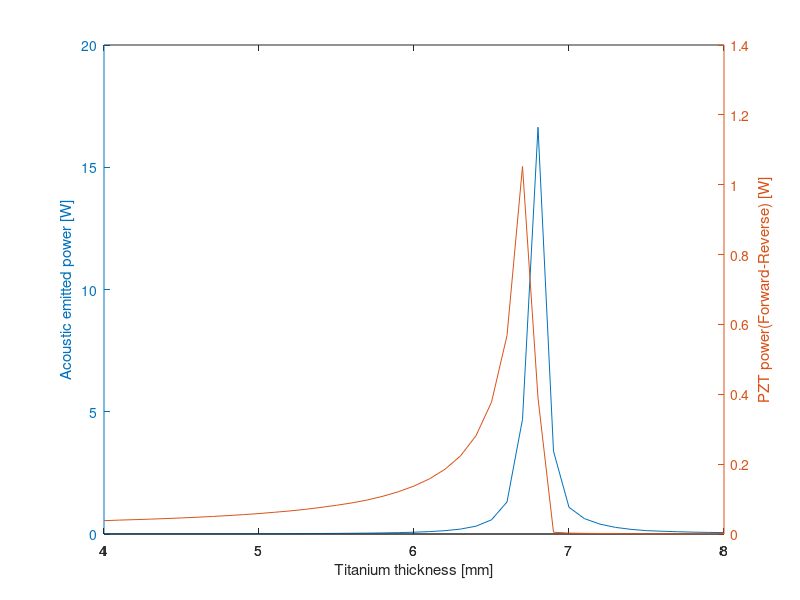
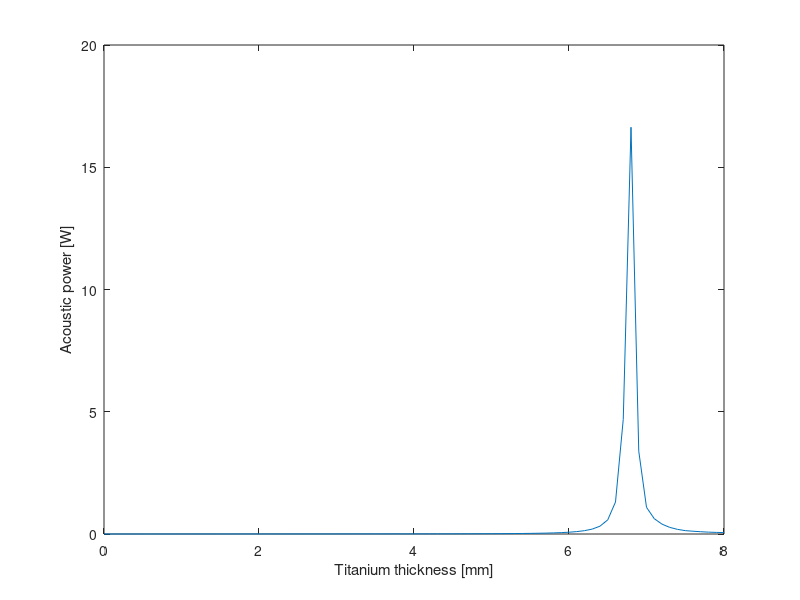
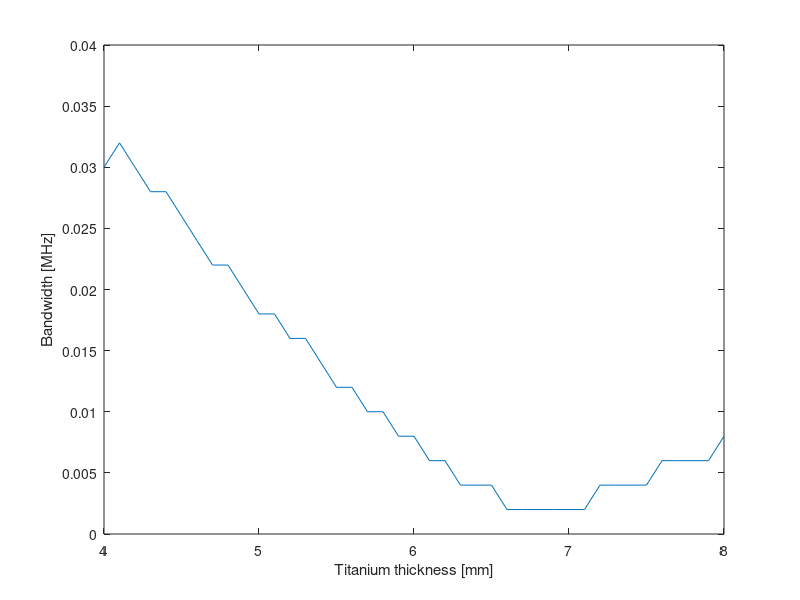
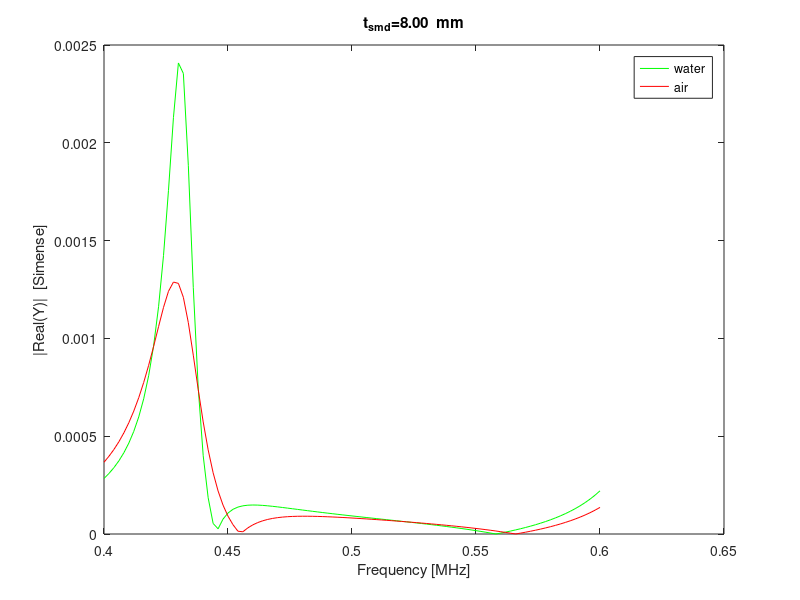

These figures' MATLAB source, in order:
%Script to find best thickness of protective layer for optimum transmission of ultrasound, given the requested frequency and the properties of the protective layer
%Layers assumed in the current calculation: PZT- Titanium - water
%Cite the paper: Titanium made ultrasonic reactor with 500KHz resonance
%Written by Shahar Seifer
%(C) copyright 2019, Shahar Seifer

%Code run once to solve symbolically the system of equations
%coefficients of A B C D E and right side of equation
%sym mat matsq d
%mat(1,:)=sym('[-i*k_pzt i*k_pzt,  0,  0,  0,  V*d33/t_pzt]');
%mat(2,:)=sym('[exp(-i*k_pzt*t_pzt),  exp(i*k_pzt*t_pzt),  -exp(-i*k_smd*t_pzt),  -exp(i*k_smd*t_pzt),  0,  0]');
%mat(3,:)=sym('[-i*k_pzt*exp(-i*k_pzt*t_pzt)/s33_pzt,  i*k_pzt*exp(i*k_pzt*t_pzt)/s33_pzt,  i*k_smd*exp(-i*k_smd*t_pzt)/s33_smd,  -i*k_smd*exp(i*k_smd*t_pzt)/s33_smd,  0,  d33*V/t_pzt]'); 
%mat(4,:)=sym('[0,  0,  -i*k_smd*exp(-i*k_smd*(t_pzt+t_smd))/s33_smd,  i*k_smd*exp(i*k_smd*(t_pzt+t_smd))/s33_smd,  +i*k_water*exp(-i*k_water*(t_pzt+t_smd))/s33_water,  0]');
%mat(5,:)=sym('[0,  0,  exp(-i*k_smd*(t_pzt+t_smd)),  exp(i*k_smd*(t_pzt+t_smd)),  -exp(-i*k_water*(t_pzt+t_smd)),  0]');
%matsq=mat(1:5,1:5);
%d=mat(1:5,6);
%ABCDE=matsq^(-1)*d;
%abcde=simplify(ABCDE);
%The result found:
%abcde =
% 
% (V*d33*(k_pzt*k_water*s33_smd^2*exp(k_pzt*t_pzt*2*i + k_smd*t_smd*2*i)*i + k_smd^2*s33_pzt*s33_water*exp(k_pzt*t_pzt*2*i + k_smd*t_smd*2*i)*i - k_pzt*k_water*s33_smd^2*exp(k_pzt*t_pzt*2*i)*i - k_smd^2*s33_pzt*s33_water*exp(k_pzt*t_pzt*2*i)*i + k_pzt*k_water*s33_smd^2*s33_pzt*exp(k_pzt*t_pzt*i)*i + k_pzt*k_smd*s33_smd*s33_water*exp(k_pzt*t_pzt*2*i + k_smd*t_smd*2*i)*i + k_smd*k_water*s33_smd*s33_pzt*exp(k_pzt*t_pzt*2*i + k_smd*t_smd*2*i)*i - k_pzt*k_water*s33_smd^2*s33_pzt*exp(k_pzt*t_pzt*i + k_smd*t_smd*2*i)*i + k_pzt*k_smd*s33_smd*s33_water*exp(k_pzt*t_pzt*2*i)*i + k_smd*k_water*s33_smd*s33_pzt*exp(k_pzt*t_pzt*2*i)*i - k_pzt*k_smd*s33_smd*s33_pzt*s33_water*exp(k_pzt*t_pzt*i)*i - k_pzt*k_smd*s33_smd*s33_pzt*s33_water*exp(k_pzt*t_pzt*i + k_smd*t_smd*2*i)*i))/(k_pzt*t_pzt*(k_pzt*k_water*s33_smd^2 - k_smd^2*s33_pzt*s33_water - k_pzt*k_smd*s33_smd*s33_water + k_smd*k_water*s33_smd*s33_pzt + k_pzt*k_water*s33_smd^2*exp(k_pzt*t_pzt*2*i + k_smd*t_smd*2*i) + k_smd^2*s33_pzt*s33_water*exp(k_pzt*t_pzt*2*i + k_smd*t_smd*2*i) - k_pzt*k_water*s33_smd^2*exp(k_pzt*t_pzt*2*i) - k_pzt*k_water*s33_smd^2*exp(k_smd*t_smd*2*i) - k_smd^2*s33_pzt*s33_water*exp(k_pzt*t_pzt*2*i) + k_smd^2*s33_pzt*s33_water*exp(k_smd*t_smd*2*i) + k_pzt*k_smd*s33_smd*s33_water*exp(k_pzt*t_pzt*2*i + k_smd*t_smd*2*i) + k_smd*k_water*s33_smd*s33_pzt*exp(k_pzt*t_pzt*2*i + k_smd*t_smd*2*i) + k_pzt*k_smd*s33_smd*s33_water*exp(k_pzt*t_pzt*2*i) - k_pzt*k_smd*s33_smd*s33_water*exp(k_smd*t_smd*2*i) + k_smd*k_water*s33_smd*s33_pzt*exp(k_pzt*t_pzt*2*i) + k_smd*k_water*s33_smd*s33_pzt*exp(k_smd*t_smd*2*i)))
% -(V*d33*(k_pzt*k_water*s33_smd^2*i - k_smd^2*s33_pzt*s33_water*i - k_pzt*k_smd*s33_smd*s33_water*i + k_smd*k_water*s33_smd*s33_pzt*i - k_pzt*k_water*s33_smd^2*exp(k_smd*t_smd*2*i)*i + k_smd^2*s33_pzt*s33_water*exp(k_smd*t_smd*2*i)*i - k_pzt*k_water*s33_smd^2*s33_pzt*exp(k_pzt*t_pzt*i)*i + k_pzt*k_water*s33_smd^2*s33_pzt*exp(k_pzt*t_pzt*i + k_smd*t_smd*2*i)*i - k_pzt*k_smd*s33_smd*s33_water*exp(k_smd*t_smd*2*i)*i + k_smd*k_water*s33_smd*s33_pzt*exp(k_smd*t_smd*2*i)*i + k_pzt*k_smd*s33_smd*s33_pzt*s33_water*exp(k_pzt*t_pzt*i)*i + k_pzt*k_smd*s33_smd*s33_pzt*s33_water*exp(k_pzt*t_pzt*i + k_smd*t_smd*2*i)*i))/(k_pzt*t_pzt*(k_pzt*k_water*s33_smd^2 - k_smd^2*s33_pzt*s33_water - k_pzt*k_smd*s33_smd*s33_water + k_smd*k_water*s33_smd*s33_pzt + k_pzt*k_water*s33_smd^2*exp(k_pzt*t_pzt*2*i + k_smd*t_smd*2*i) + k_smd^2*s33_pzt*s33_water*exp(k_pzt*t_pzt*2*i + k_smd*t_smd*2*i) - k_pzt*k_water*s33_smd^2*exp(k_pzt*t_pzt*2*i) - k_pzt*k_water*s33_smd^2*exp(k_smd*t_smd*2*i) - k_smd^2*s33_pzt*s33_water*exp(k_pzt*t_pzt*2*i) + k_smd^2*s33_pzt*s33_water*exp(k_smd*t_smd*2*i) + k_pzt*k_smd*s33_smd*s33_water*exp(k_pzt*t_pzt*2*i + k_smd*t_smd*2*i) + k_smd*k_water*s33_smd*s33_pzt*exp(k_pzt*t_pzt*2*i + k_smd*t_smd*2*i) + k_pzt*k_smd*s33_smd*s33_water*exp(k_pzt*t_pzt*2*i) - k_pzt*k_smd*s33_smd*s33_water*exp(k_smd*t_smd*2*i) + k_smd*k_water*s33_smd*s33_pzt*exp(k_pzt*t_pzt*2*i) + k_smd*k_water*s33_smd*s33_pzt*exp(k_smd*t_smd*2*i)))
% -(V*d33*s33_smd*(k_smd*s33_water + k_water*s33_smd)*(- 2*exp(k_pzt*t_pzt*i + k_smd*t_pzt*i + k_smd*t_smd*2*i) + s33_pzt*exp(k_smd*(t_pzt*i + t_smd*2*i)) + s33_pzt*exp(k_pzt*t_pzt*2*i + k_smd*t_pzt*i + k_smd*t_smd*2*i))*i)/(k_pzt*k_water*s33_smd^2*t_pzt - k_smd^2*s33_pzt*s33_water*t_pzt - k_pzt*k_water*s33_smd^2*t_pzt*exp(k_pzt*t_pzt*2*i) - k_pzt*k_water*s33_smd^2*t_pzt*exp(k_smd*t_smd*2*i) - k_smd^2*s33_pzt*s33_water*t_pzt*exp(k_pzt*t_pzt*2*i) + k_smd^2*s33_pzt*s33_water*t_pzt*exp(k_smd*t_smd*2*i) - k_pzt*k_smd*s33_smd*s33_water*t_pzt + k_smd*k_water*s33_smd*s33_pzt*t_pzt + k_pzt*k_water*s33_smd^2*t_pzt*exp(k_pzt*t_pzt*2*i + k_smd*t_smd*2*i) + k_smd^2*s33_pzt*s33_water*t_pzt*exp(k_pzt*t_pzt*2*i + k_smd*t_smd*2*i) + k_pzt*k_smd*s33_smd*s33_water*t_pzt*exp(k_pzt*t_pzt*2*i) - k_pzt*k_smd*s33_smd*s33_water*t_pzt*exp(k_smd*t_smd*2*i) + k_smd*k_water*s33_smd*s33_pzt*t_pzt*exp(k_pzt*t_pzt*2*i) + k_smd*k_water*s33_smd*s33_pzt*t_pzt*exp(k_smd*t_smd*2*i) + k_pzt*k_smd*s33_smd*s33_water*t_pzt*exp(k_pzt*t_pzt*2*i + k_smd*t_smd*2*i) + k_smd*k_water*s33_smd*s33_pzt*t_pzt*exp(k_pzt*t_pzt*2*i + k_smd*t_smd*2*i))
% (V*d33*k_water*s33_smd^2*s33_pzt*i - V*d33*k_water*s33_smd^2*exp(k_pzt*t_pzt*i)*2*i + V*d33*k_smd*s33_smd*s33_water*exp(k_pzt*t_pzt*i)*2*i + V*d33*k_water*s33_smd^2*s33_pzt*exp(k_pzt*t_pzt*2*i)*i - V*d33*k_smd*s33_smd*s33_pzt*s33_water*i - V*d33*k_smd*s33_smd*s33_pzt*s33_water*exp(k_pzt*t_pzt*2*i)*i)/(k_pzt*k_water*s33_smd^2*t_pzt*exp(k_smd*t_pzt*i) - k_smd^2*s33_pzt*s33_water*t_pzt*exp(k_smd*t_pzt*i) - k_pzt*k_smd*s33_smd*s33_water*t_pzt*exp(k_smd*t_pzt*i) + k_smd*k_water*s33_smd*s33_pzt*t_pzt*exp(k_smd*t_pzt*i) - k_pzt*k_water*s33_smd^2*t_pzt*exp(k_pzt*t_pzt*2*i)*exp(k_smd*t_pzt*i) - k_pzt*k_water*s33_smd^2*t_pzt*exp(k_smd*t_pzt*i)*exp(k_smd*t_smd*2*i) - k_smd^2*s33_pzt*s33_water*t_pzt*exp(k_pzt*t_pzt*2*i)*exp(k_smd*t_pzt*i) + k_smd^2*s33_pzt*s33_water*t_pzt*exp(k_smd*t_pzt*i)*exp(k_smd*t_smd*2*i) + k_pzt*k_water*s33_smd^2*t_pzt*exp(k_pzt*t_pzt*2*i)*exp(k_smd*t_pzt*i)*exp(k_smd*t_smd*2*i) + k_smd^2*s33_pzt*s33_water*t_pzt*exp(k_pzt*t_pzt*2*i)*exp(k_smd*t_pzt*i)*exp(k_smd*t_smd*2*i) + k_pzt*k_smd*s33_smd*s33_water*t_pzt*exp(k_pzt*t_pzt*2*i)*exp(k_smd*t_pzt*i) - k_pzt*k_smd*s33_smd*s33_water*t_pzt*exp(k_smd*t_pzt*i)*exp(k_smd*t_smd*2*i) + k_smd*k_water*s33_smd*s33_pzt*t_pzt*exp(k_pzt*t_pzt*2*i)*exp(k_smd*t_pzt*i) + k_smd*k_water*s33_smd*s33_pzt*t_pzt*exp(k_smd*t_pzt*i)*exp(k_smd*t_smd*2*i) + k_pzt*k_smd*s33_smd*s33_water*t_pzt*exp(k_pzt*t_pzt*2*i)*exp(k_smd*t_pzt*i)*exp(k_smd*t_smd*2*i) + k_smd*k_water*s33_smd*s33_pzt*t_pzt*exp(k_pzt*t_pzt*2*i)*exp(k_smd*t_pzt*i)*exp(k_smd*t_smd*2*i))
%  -(V*d33*k_smd*s33_smd*s33_pzt*s33_water*exp(k_smd*t_smd*i)*exp(k_water*t_pzt*i)*exp(k_water*t_smd*i)*2*i - V*d33*k_smd*s33_smd*s33_water*exp(k_pzt*t_pzt*i)*exp(k_smd*t_smd*i)*exp(k_water*t_pzt*i)*exp(k_water*t_smd*i)*4*i + V*d33*k_smd*s33_smd*s33_pzt*s33_water*exp(k_pzt*t_pzt*2*i)*exp(k_smd*t_smd*i)*exp(k_water*t_pzt*i)*exp(k_water*t_smd*i)*2*i)/(k_pzt*k_water*s33_smd^2*t_pzt - k_smd^2*s33_pzt*s33_water*t_pzt - k_pzt*k_water*s33_smd^2*t_pzt*exp(k_pzt*t_pzt*2*i) - k_pzt*k_water*s33_smd^2*t_pzt*exp(k_smd*t_smd*2*i) - k_smd^2*s33_pzt*s33_water*t_pzt*exp(k_pzt*t_pzt*2*i) + k_smd^2*s33_pzt*s33_water*t_pzt*exp(k_smd*t_smd*2*i) - k_pzt*k_smd*s33_smd*s33_water*t_pzt + k_smd*k_water*s33_smd*s33_pzt*t_pzt + k_pzt*k_smd*s33_smd*s33_water*t_pzt*exp(k_pzt*t_pzt*2*i) - k_pzt*k_smd*s33_smd*s33_water*t_pzt*exp(k_smd*t_smd*2*i) + k_smd*k_water*s33_smd*s33_pzt*t_pzt*exp(k_pzt*t_pzt*2*i) + k_smd*k_water*s33_smd*s33_pzt*t_pzt*exp(k_smd*t_smd*2*i) + k_pzt*k_water*s33_smd^2*t_pzt*exp(k_pzt*t_pzt*2*i)*exp(k_smd*t_smd*2*i) + k_smd^2*s33_pzt*s33_water*t_pzt*exp(k_pzt*t_pzt*2*i)*exp(k_smd*t_smd*2*i) + k_pzt*k_smd*s33_smd*s33_water*t_pzt*exp(k_pzt*t_pzt*2*i)*exp(k_smd*t_smd*2*i) + k_smd*k_water*s33_smd*s33_pzt*t_pzt*exp(k_pzt*t_pzt*2*i)*exp(k_smd*t_smd*2*i));

%all mks units
t_smd_vect=0.001*(4:0.1:8);
grand_n=0;
grand_acoustic=zeros(size(t_smd_vect));
grand_pzt=zeros(size(t_smd_vect));
grand_peak=zeros(size(t_smd_vect));
grand_bandwidth=zeros(size(t_smd_vect));
for t_smd=t_smd_vect
    grand_n=grand_n+1;
    V=10; %amplitude of electrical voltage
    d33=265*1e-12; %PZT strngth
    eps33=1200*8.85e-12; %dielectric strength in PZT
    e33=sqrt(0.46*16.6*1e10*eps33);%e33=sqrt(kt*c33D*eps33S)
    s33_pzt=14.2*1e-12;
    t_pzt=4.2*1e-3;%4.2mm for 500KHz
    s33_water=1/(2.15e9);  %=1/[bulk modulus], =1/K , in units m^2/Newton.  c=sqrt(K/ro).
    s33_air=1/(1.4e5);
    s33_smd=1/(100e9);  %=1/[bulk modulus], =1/K , in units m^2/Newton. (also the same for young modulus) 
    c_pzt=4220; %Nt*2
    c_water=1480;
    c_air=340;
    ro_smd=4500; %Titanium
    c_smd=6000;%Titanium (Engineering Toolbox)
    As=1e-4; %transducer area in m^2
    ro_water=1000;  %kg/m^3
    ro_air=1.2;%kg/m^3
    ro_pzt=7800;

    n=0;
    freq_vect=(0.4:0.002:0.6);
    Yvect=zeros(size(freq_vect));
    Yvect_air=zeros(size(freq_vect));
    acoustic_power=zeros(size(freq_vect));
    pzt_forward_reverse_power=zeros(size(freq_vect));
    for freq=freq_vect
    %freq- frequency
    n=n+1;    
    k_pzt=(1-0.1i)*2*pi*freq*1000000/c_pzt;
    k_smd=(1+.1i)*2*pi*freq*1000000/c_smd;
    k_water=2*pi*freq*1000000/c_water;
    k_air=2*pi*freq*1000000/c_air;
    omega=2*pi*freq*1000000;
    E= -(V*d33*k_smd*s33_smd*s33_pzt*s33_water*exp(k_smd*t_smd*i)*exp(k_water*t_pzt*i)*exp(k_water*t_smd*i)*2*i - V*d33*k_smd*s33_smd*s33_water*exp(k_pzt*t_pzt*i)*exp(k_smd*t_smd*i)*exp(k_water*t_pzt*i)*exp(k_water*t_smd*i)*4*i + V*d33*k_smd*s33_smd*s33_pzt*s33_water*exp(k_pzt*t_pzt*2*i)*exp(k_smd*t_smd*i)*exp(k_water*t_pzt*i)*exp(k_water*t_smd*i)*2*i)/(k_pzt*k_water*s33_smd^2*t_pzt - k_smd^2*s33_pzt*s33_water*t_pzt - k_pzt*k_water*s33_smd^2*t_pzt*exp(k_pzt*t_pzt*2*i) - k_pzt*k_water*s33_smd^2*t_pzt*exp(k_smd*t_smd*2*i) - k_smd^2*s33_pzt*s33_water*t_pzt*exp(k_pzt*t_pzt*2*i) + k_smd^2*s33_pzt*s33_water*t_pzt*exp(k_smd*t_smd*2*i) - k_pzt*k_smd*s33_smd*s33_water*t_pzt + k_smd*k_water*s33_smd*s33_pzt*t_pzt + k_pzt*k_smd*s33_smd*s33_water*t_pzt*exp(k_pzt*t_pzt*2*i) - k_pzt*k_smd*s33_smd*s33_water*t_pzt*exp(k_smd*t_smd*2*i) + k_smd*k_water*s33_smd*s33_pzt*t_pzt*exp(k_pzt*t_pzt*2*i) + k_smd*k_water*s33_smd*s33_pzt*t_pzt*exp(k_smd*t_smd*2*i) + k_pzt*k_water*s33_smd^2*t_pzt*exp(k_pzt*t_pzt*2*i)*exp(k_smd*t_smd*2*i) + k_smd^2*s33_pzt*s33_water*t_pzt*exp(k_pzt*t_pzt*2*i)*exp(k_smd*t_smd*2*i) + k_pzt*k_smd*s33_smd*s33_water*t_pzt*exp(k_pzt*t_pzt*2*i)*exp(k_smd*t_smd*2*i) + k_smd*k_water*s33_smd*s33_pzt*t_pzt*exp(k_pzt*t_pzt*2*i)*exp(k_smd*t_smd*2*i));
    A=(V*d33*(k_pzt*k_water*s33_smd^2*exp(k_pzt*t_pzt*2*i + k_smd*t_smd*2*i)*i + k_smd^2*s33_pzt*s33_water*exp(k_pzt*t_pzt*2*i + k_smd*t_smd*2*i)*i - k_pzt*k_water*s33_smd^2*exp(k_pzt*t_pzt*2*i)*i - k_smd^2*s33_pzt*s33_water*exp(k_pzt*t_pzt*2*i)*i + k_pzt*k_water*s33_smd^2*s33_pzt*exp(k_pzt*t_pzt*i)*i + k_pzt*k_smd*s33_smd*s33_water*exp(k_pzt*t_pzt*2*i + k_smd*t_smd*2*i)*i + k_smd*k_water*s33_smd*s33_pzt*exp(k_pzt*t_pzt*2*i + k_smd*t_smd*2*i)*i - k_pzt*k_water*s33_smd^2*s33_pzt*exp(k_pzt*t_pzt*i + k_smd*t_smd*2*i)*i + k_pzt*k_smd*s33_smd*s33_water*exp(k_pzt*t_pzt*2*i)*i + k_smd*k_water*s33_smd*s33_pzt*exp(k_pzt*t_pzt*2*i)*i - k_pzt*k_smd*s33_smd*s33_pzt*s33_water*exp(k_pzt*t_pzt*i)*i - k_pzt*k_smd*s33_smd*s33_pzt*s33_water*exp(k_pzt*t_pzt*i + k_smd*t_smd*2*i)*i))/(k_pzt*t_pzt*(k_pzt*k_water*s33_smd^2 - k_smd^2*s33_pzt*s33_water - k_pzt*k_smd*s33_smd*s33_water + k_smd*k_water*s33_smd*s33_pzt + k_pzt*k_water*s33_smd^2*exp(k_pzt*t_pzt*2*i + k_smd*t_smd*2*i) + k_smd^2*s33_pzt*s33_water*exp(k_pzt*t_pzt*2*i + k_smd*t_smd*2*i) - k_pzt*k_water*s33_smd^2*exp(k_pzt*t_pzt*2*i) - k_pzt*k_water*s33_smd^2*exp(k_smd*t_smd*2*i) - k_smd^2*s33_pzt*s33_water*exp(k_pzt*t_pzt*2*i) + k_smd^2*s33_pzt*s33_water*exp(k_smd*t_smd*2*i) + k_pzt*k_smd*s33_smd*s33_water*exp(k_pzt*t_pzt*2*i + k_smd*t_smd*2*i) + k_smd*k_water*s33_smd*s33_pzt*exp(k_pzt*t_pzt*2*i + k_smd*t_smd*2*i) + k_pzt*k_smd*s33_smd*s33_water*exp(k_pzt*t_pzt*2*i) - k_pzt*k_smd*s33_smd*s33_water*exp(k_smd*t_smd*2*i) + k_smd*k_water*s33_smd*s33_pzt*exp(k_pzt*t_pzt*2*i) + k_smd*k_water*s33_smd*s33_pzt*exp(k_smd*t_smd*2*i)));
    B=-(V*d33*(k_pzt*k_water*s33_smd^2*i - k_smd^2*s33_pzt*s33_water*i - k_pzt*k_smd*s33_smd*s33_water*i + k_smd*k_water*s33_smd*s33_pzt*i - k_pzt*k_water*s33_smd^2*exp(k_smd*t_smd*2*i)*i + k_smd^2*s33_pzt*s33_water*exp(k_smd*t_smd*2*i)*i - k_pzt*k_water*s33_smd^2*s33_pzt*exp(k_pzt*t_pzt*i)*i + k_pzt*k_water*s33_smd^2*s33_pzt*exp(k_pzt*t_pzt*i + k_smd*t_smd*2*i)*i - k_pzt*k_smd*s33_smd*s33_water*exp(k_smd*t_smd*2*i)*i + k_smd*k_water*s33_smd*s33_pzt*exp(k_smd*t_smd*2*i)*i + k_pzt*k_smd*s33_smd*s33_pzt*s33_water*exp(k_pzt*t_pzt*i)*i + k_pzt*k_smd*s33_smd*s33_pzt*s33_water*exp(k_pzt*t_pzt*i + k_smd*t_smd*2*i)*i))/(k_pzt*t_pzt*(k_pzt*k_water*s33_smd^2 - k_smd^2*s33_pzt*s33_water - k_pzt*k_smd*s33_smd*s33_water + k_smd*k_water*s33_smd*s33_pzt + k_pzt*k_water*s33_smd^2*exp(k_pzt*t_pzt*2*i + k_smd*t_smd*2*i) + k_smd^2*s33_pzt*s33_water*exp(k_pzt*t_pzt*2*i + k_smd*t_smd*2*i) - k_pzt*k_water*s33_smd^2*exp(k_pzt*t_pzt*2*i) - k_pzt*k_water*s33_smd^2*exp(k_smd*t_smd*2*i) - k_smd^2*s33_pzt*s33_water*exp(k_pzt*t_pzt*2*i) + k_smd^2*s33_pzt*s33_water*exp(k_smd*t_smd*2*i) + k_pzt*k_smd*s33_smd*s33_water*exp(k_pzt*t_pzt*2*i + k_smd*t_smd*2*i) + k_smd*k_water*s33_smd*s33_pzt*exp(k_pzt*t_pzt*2*i + k_smd*t_smd*2*i) + k_pzt*k_smd*s33_smd*s33_water*exp(k_pzt*t_pzt*2*i) - k_pzt*k_smd*s33_smd*s33_water*exp(k_smd*t_smd*2*i) + k_smd*k_water*s33_smd*s33_pzt*exp(k_pzt*t_pzt*2*i) + k_smd*k_water*s33_smd*s33_pzt*exp(k_smd*t_smd*2*i)));
    Y=1i*omega*As*(eps33/t_pzt+(e33/V)*(-1i*k_pzt*A*exp(-1i*k_pzt*t_pzt)+1i*k_pzt*B*exp(1i*k_pzt*t_pzt)));
    Yvect(n)=Y;
    acoustic_power(n)=0.5*As*ro_water*c_water*abs(E*conj(E))*(omega)^2;
    pzt_forward_reverse_power(n)=0.5*As*ro_pzt*c_pzt*(abs(A*conj(A))-abs(B*conj(B)))*(omega)^2; %forward-reverse of waves inside pzt
    %special case in air
    A_air=(V*d33*(k_pzt*k_air*s33_smd^2*exp(k_pzt*t_pzt*2*i + k_smd*t_smd*2*i)*i + k_smd^2*s33_pzt*s33_air*exp(k_pzt*t_pzt*2*i + k_smd*t_smd*2*i)*i - k_pzt*k_air*s33_smd^2*exp(k_pzt*t_pzt*2*i)*i - k_smd^2*s33_pzt*s33_air*exp(k_pzt*t_pzt*2*i)*i + k_pzt*k_air*s33_smd^2*s33_pzt*exp(k_pzt*t_pzt*i)*i + k_pzt*k_smd*s33_smd*s33_air*exp(k_pzt*t_pzt*2*i + k_smd*t_smd*2*i)*i + k_smd*k_air*s33_smd*s33_pzt*exp(k_pzt*t_pzt*2*i + k_smd*t_smd*2*i)*i - k_pzt*k_air*s33_smd^2*s33_pzt*exp(k_pzt*t_pzt*i + k_smd*t_smd*2*i)*i + k_pzt*k_smd*s33_smd*s33_air*exp(k_pzt*t_pzt*2*i)*i + k_smd*k_air*s33_smd*s33_pzt*exp(k_pzt*t_pzt*2*i)*i - k_pzt*k_smd*s33_smd*s33_pzt*s33_air*exp(k_pzt*t_pzt*i)*i - k_pzt*k_smd*s33_smd*s33_pzt*s33_air*exp(k_pzt*t_pzt*i + k_smd*t_smd*2*i)*i))/(k_pzt*t_pzt*(k_pzt*k_air*s33_smd^2 - k_smd^2*s33_pzt*s33_air - k_pzt*k_smd*s33_smd*s33_air + k_smd*k_air*s33_smd*s33_pzt + k_pzt*k_air*s33_smd^2*exp(k_pzt*t_pzt*2*i + k_smd*t_smd*2*i) + k_smd^2*s33_pzt*s33_air*exp(k_pzt*t_pzt*2*i + k_smd*t_smd*2*i) - k_pzt*k_air*s33_smd^2*exp(k_pzt*t_pzt*2*i) - k_pzt*k_air*s33_smd^2*exp(k_smd*t_smd*2*i) - k_smd^2*s33_pzt*s33_air*exp(k_pzt*t_pzt*2*i) + k_smd^2*s33_pzt*s33_air*exp(k_smd*t_smd*2*i) + k_pzt*k_smd*s33_smd*s33_air*exp(k_pzt*t_pzt*2*i + k_smd*t_smd*2*i) + k_smd*k_air*s33_smd*s33_pzt*exp(k_pzt*t_pzt*2*i + k_smd*t_smd*2*i) + k_pzt*k_smd*s33_smd*s33_air*exp(k_pzt*t_pzt*2*i) - k_pzt*k_smd*s33_smd*s33_air*exp(k_smd*t_smd*2*i) + k_smd*k_air*s33_smd*s33_pzt*exp(k_pzt*t_pzt*2*i) + k_smd*k_air*s33_smd*s33_pzt*exp(k_smd*t_smd*2*i)));
    B_air=-(V*d33*(k_pzt*k_air*s33_smd^2*i - k_smd^2*s33_pzt*s33_air*i - k_pzt*k_smd*s33_smd*s33_air*i + k_smd*k_air*s33_smd*s33_pzt*i - k_pzt*k_air*s33_smd^2*exp(k_smd*t_smd*2*i)*i + k_smd^2*s33_pzt*s33_air*exp(k_smd*t_smd*2*i)*i - k_pzt*k_air*s33_smd^2*s33_pzt*exp(k_pzt*t_pzt*i)*i + k_pzt*k_air*s33_smd^2*s33_pzt*exp(k_pzt*t_pzt*i + k_smd*t_smd*2*i)*i - k_pzt*k_smd*s33_smd*s33_air*exp(k_smd*t_smd*2*i)*i + k_smd*k_air*s33_smd*s33_pzt*exp(k_smd*t_smd*2*i)*i + k_pzt*k_smd*s33_smd*s33_pzt*s33_air*exp(k_pzt*t_pzt*i)*i + k_pzt*k_smd*s33_smd*s33_pzt*s33_air*exp(k_pzt*t_pzt*i + k_smd*t_smd*2*i)*i))/(k_pzt*t_pzt*(k_pzt*k_air*s33_smd^2 - k_smd^2*s33_pzt*s33_air - k_pzt*k_smd*s33_smd*s33_air + k_smd*k_air*s33_smd*s33_pzt + k_pzt*k_air*s33_smd^2*exp(k_pzt*t_pzt*2*i + k_smd*t_smd*2*i) + k_smd^2*s33_pzt*s33_air*exp(k_pzt*t_pzt*2*i + k_smd*t_smd*2*i) - k_pzt*k_air*s33_smd^2*exp(k_pzt*t_pzt*2*i) - k_pzt*k_air*s33_smd^2*exp(k_smd*t_smd*2*i) - k_smd^2*s33_pzt*s33_air*exp(k_pzt*t_pzt*2*i) + k_smd^2*s33_pzt*s33_air*exp(k_smd*t_smd*2*i) + k_pzt*k_smd*s33_smd*s33_air*exp(k_pzt*t_pzt*2*i + k_smd*t_smd*2*i) + k_smd*k_air*s33_smd*s33_pzt*exp(k_pzt*t_pzt*2*i + k_smd*t_smd*2*i) + k_pzt*k_smd*s33_smd*s33_air*exp(k_pzt*t_pzt*2*i) - k_pzt*k_smd*s33_smd*s33_air*exp(k_smd*t_smd*2*i) + k_smd*k_air*s33_smd*s33_pzt*exp(k_pzt*t_pzt*2*i) + k_smd*k_air*s33_smd*s33_pzt*exp(k_smd*t_smd*2*i)));
    Y_air=1i*omega*As*(eps33/t_pzt+(e33/V)*(-1i*k_pzt*A_air*exp(-1i*k_pzt*t_pzt)+1i*k_pzt*B_air*exp(1i*k_pzt*t_pzt)));
    Yvect_air(n)=Y_air;
    end %for freq

    figure(11)
    plot(freq_vect,abs(real(Yvect)),'g-',freq_vect,abs(real(Yvect_air)),'r-')
    xlabel('Frequency [MHz]');
    ylabel('|Real(Y)|  [Simense]');
    legend('water','air')
    title(sprintf('t_{smd}=%.2f  mm',t_smd*1000));

    figure(13)
    [ax h1 h2]=plotyy(freq_vect,acoustic_power,freq_vect,abs(real(Yvect)));
    xlabel('Frequency [MHz]');
    axes(ax(1)); ylabel('Acoustic power [W]');
    axes(ax(2)); ylabel('Electrical G  [Simense]');
    title(sprintf('Simulation %g',t_smd*1000));


    pause (3)
    close(13)
    grand_acoustic(grand_n)=max(acoustic_power);
    grand_pzt(grand_n)=max(pzt_forward_reverse_power);
    grand_peak(grand_n)=mean(freq_vect(acoustic_power==max(acoustic_power)));
    tentative_vector1=freq_vect(freq_vect>grand_peak(grand_n) &  (acoustic_power<=0.5*max(acoustic_power)));
    tentative_vector2=freq_vect(freq_vect<grand_peak(grand_n) &  (acoustic_power<=0.5*max(acoustic_power)));
    if ~isempty(tentative_vector1)
        df1=min(tentative_vector1)-grand_peak(grand_n);
    else
        df1=10;
    end
    if ~isempty(tentative_vector2)
        df2=grand_peak(grand_n)-max(tentative_vector2);
    else
        df2=10;
    end
    grand_bandwidth(grand_n)=min([df1 df2]);
end % for t_smd

figure(3)
[hAx,hLine1,hLine2] =plotyy(t_smd_vect*1000,grand_acoustic,t_smd_vect*1000,grand_pzt);
xlabel('Titanium thickness [mm]');
ylabel(hAx(1),'Acoustic emitted power [W]');
ylabel(hAx(2),'PZT power(Forward-Reverse) [W]');

figure(5)
plot([0 t_smd_vect*1000],[0 grand_acoustic],'-')
xlabel('Titanium thickness [mm]');
ylabel('Acoustic power [W]');

figure(55)
plot([0 t_smd_vect]*k_smd/(2*pi),[0 grand_acoustic],'-')
xlabel('Titanium thickness [wavelength number]');
ylabel('Acoustic power [W]');

figure(6)
plot(t_smd_vect*1000,grand_peak,'-')
xlabel('Titanium thickness [mm]');
ylabel('Resonance Frequnecy [MHz]');

figure(6)
plot(t_smd_vect*1000,grand_bandwidth,'-')
xlabel('Titanium thickness [mm]');
ylabel('Bandwidth [MHz]');
